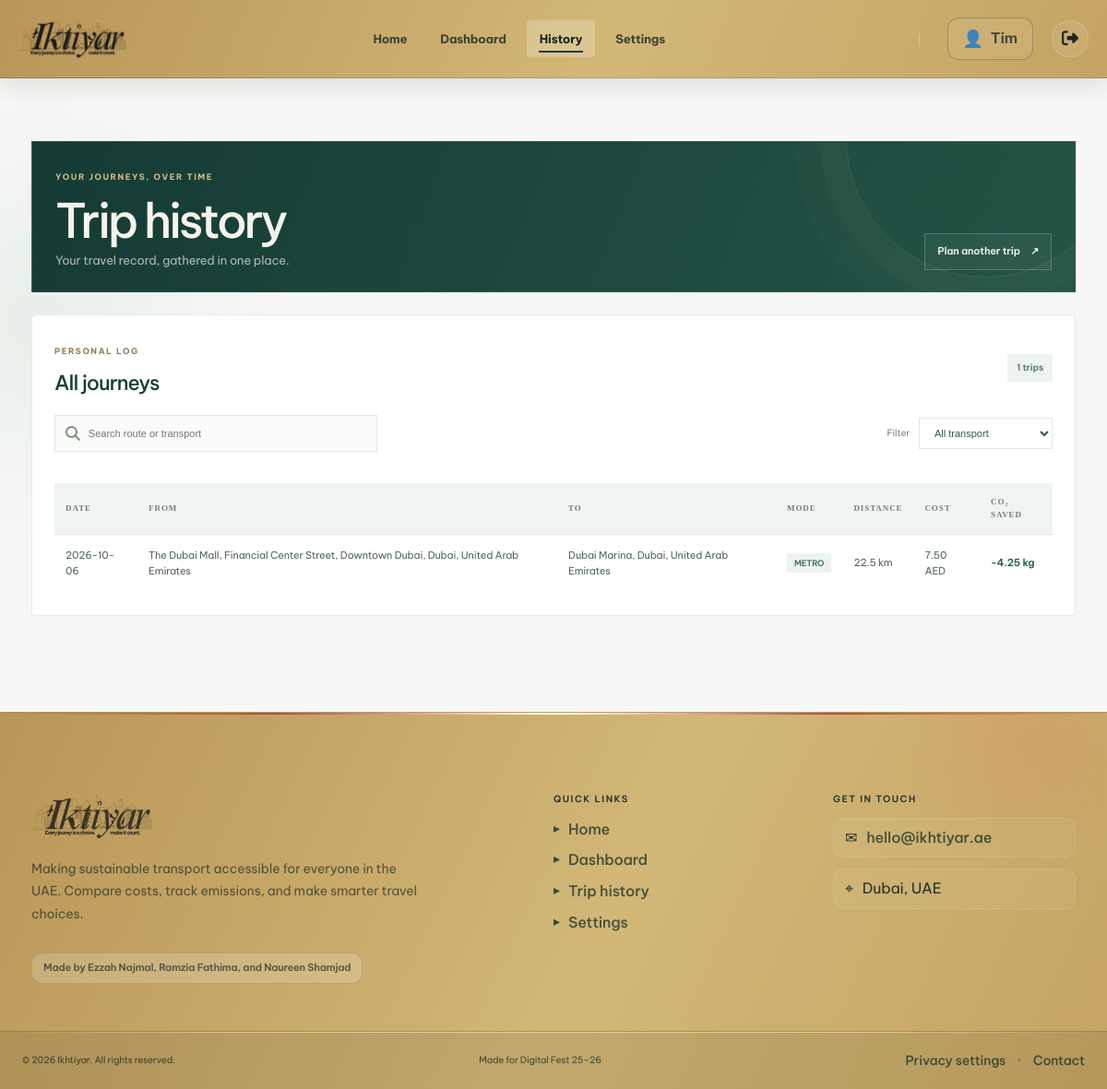
Screenshot of /history (signed in) with the database file from the repository.
### tables this page shows
CREATE TABLE trips (
                    trip_id INTEGER PRIMARY KEY AUTOINCREMENT,
                    user_id INTEGER NOT NULL,
                    origin_name TEXT NOT NULL,
                    origin_lat REAL,
                    origin_lon REAL,
                    destination_name TEXT NOT NULL,
                    destination_lat REAL,
                    destination_lon REAL,
                    chosen_transport TEXT NOT NULL,
                    chosen_cost REAL DEFAULT 0,
                    chosen_time REAL DEFAULT 0,
                    chosen_co2 REAL DEFAULT 0,
                    co2_saved REAL DEFAULT 0,
                    distance_km REAL DEFAULT 0,
                    trip_date DATE DEFAULT (date('now')),
                    trip_time TIME DEFAULT (time('now')),
                    FOREIGN KEY (user_id) REFERENCES users(id) ON DELETE CASCADE
                );

### app.py (the view)
@app.route('/history')
def history():
    if 'user_id' not in session:
        return redirect(url_for('login'))
    history = db.get_history(session['user_id'])
    return render_template('history.html', history=history, username=session['username'])

### database/db_manager.py (called while the page is built)
    def get_connection(self):
        if USING_POSTGRES:
            conn = psycopg2.connect(self.db_path)
            cursor = conn.cursor(cursor_factory=psycopg2_extras.RealDictCursor)
            return conn, cursor
        else:
            conn = sqlite3.connect(self.db_path)
            conn.row_factory = sqlite3.Row
            return conn, conn.cursor()

    def get_history(self, user_id):
        conn, cursor = self.get_connection()
        if USING_POSTGRES:
            cursor.execute('SELECT * FROM trips WHERE user_id = %s ORDER BY trip_date DESC, trip_time DESC', (user_id,))
        else:
            cursor.execute('SELECT * FROM trips WHERE user_id = ? ORDER BY trip_date DESC, trip_time DESC', (user_id,))
        trips = cursor.fetchall()
        cursor.close()
        conn.close()
        return [dict(row) for row in trips]

### templates/history.html (shortened to what this page needs)
<!DOCTYPE html>
<html lang="en">
<head>
    <link rel="stylesheet" href="{{ url_for('static', filename='css/style.css') }}">
    <link rel="stylesheet" href="{{ url_for('static', filename='css/theme-refresh.css') }}">
    <link rel="stylesheet" href="{{ url_for('static', filename='css/page-polish.css') }}">
    <link rel="stylesheet" href="https://cdnjs.cloudflare.com/ajax/libs/font-awesome/6.5.0/css/all.min.css">
</head>
<body class="history-page">
    <div class="page-wrapper">
        <nav class="navbar">
            <div class="container">
                <a href="/home" class="logo">
                    <picture class="brand-picture">
                        <source media="(max-width: 650px)" srcset="{{ url_for('static', filename='images/ikhtiyar-black.png') }}">
                        <img src="{{ url_for('static', filename='images/ikhtiyar-black.png') }}" alt="Ikhtiyar" onerror="this.style.display='none';this.parentElement.classList.add('logo-missing')">
                    </picture>
                </a>
                <div class="nav-links">
                    <a href="/home">Home</a>
                    <a href="/dashboard">Dashboard</a>
                    <a href="/history" class="active">History</a>
                    <a href="/settings">Settings</a>
                </div>
                <div class="nav-user-section">
                    <div class="nav-username">{{ username }}</div>
                    <a href="/logout" class="logout-link">
                        <i class="fas fa-sign-out-alt"></i>
                    </a>
                </div>
            </div>
        </nav>
        <main class="main-content">
            <div class="container">
                <header class="page-intro reveal-on-scroll"><div><span class="page-kicker">YOUR JOURNEYS, OVER TIME</span><h1>Trip history</h1><p>Your travel record, gathered in one place.</p></div><a class="quiet-link" href="/home">Plan another trip <span aria-hidden="true">↗</span></a></header>
                <div class="card">
                    <div class="history-heading"><div><span class="page-kicker">PERSONAL LOG</span><h2>All journeys</h2></div><span class="history-count" data-history-count>{{ history|length }} trips</span></div>
                    <div class="history-toolbar"><label class="history-search"><i class="fas fa-magnifying-glass" aria-hidden="true"></i><input type="search" placeholder="Search route or transport" aria-label="Search trips" data-history-search></label><label class="history-filter-label" for="history-mode">Filter</label><select id="history-mode" class="history-filter" data-history-mode aria-label="Filter trips by transport"><option value="all">All transport</option></select></div>
                    <div class="history-table-wrap"><table class="history-table">
                        <thead>
                            <tr>
                                <th>Date</th>
                                <th>From</th>
                                <th>To</th>
                                <th>Mode</th>
                                <th>Distance</th>
                                <th>Cost</th>
                                <th>CO₂ Saved</th>
                            </tr>
                        </thead>
                        <tbody>
                            {% for trip in history %}
                            <tr>
                                <td data-label="Date">{{ trip.trip_date }}</td>
                                <td data-label="From">{{ trip.origin_name }}</td>
                                <td data-label="To">{{ trip.destination_name }}</td>
                                <td data-label="Mode">
                                    <span class="transport-badge">{{ trip.chosen_transport.title() }}</span>
                                </td>
                                <td data-label="Distance">{{ "%.1f"|format(trip.distance_km) }} km</td>
                                <td data-label="Cost">{{ "%.2f"|format(trip.chosen_cost) }} AED</td>
                                <td data-label="CO₂ Saved">
                                    {% if trip.co2_saved > 0 %}
                                    <span class="co2-positive">-{{ "%.2f"|format(trip.co2_saved) }} kg</span>
                                    {% else %}
                                    <span class="co2-neutral">0 kg</span>
                                    {% endif %}
                                </td>
                            </tr>
                            {% else %}
                            <tr>
                                <td colspan="7" style="text-align: center;">No trips recorded yet.</td>
                            </tr>
                            {% endfor %}
                        </tbody>
                    </table></div>
                </div>
            </div>
        </main>
        {% include 'components/footer.html' %}
    </div>
</body>
</html>

### templates/components/footer.html
<footer class="footer site-footer">
    <div class="footer-content">
        <div class="footer-column footer-brand-column">
            <a class="footer-logo" href="{{ url_for('landing') }}" aria-label="Ikhtiyar home">
                <img src="{{ url_for('static', filename='images/ikhtiyar-black.png') }}" alt="Ikhtiyar" onerror="this.style.display='none';this.parentElement.classList.add('logo-missing')">
            </a>
            <p class="footer-tagline">Making sustainable transport accessible for everyone in the UAE. Compare costs, track emissions, and make smarter travel choices.</p>
            <p class="footer-uae">Made by Ezzah Najmal, Ramzia Fathima, and Naureen Shamjad</p>
        </div>
        <div class="footer-column">
            <h4>Quick links</h4>
            <ul>
                <li><a href="{{ url_for('landing') if not session.get('user_id') else url_for('index') }}">Home</a></li>
                {% if session.get('user_id') %}
                    <li><a href="{{ url_for('dashboard') }}">Dashboard</a></li>
                    <li><a href="{{ url_for('history') }}">Trip history</a></li>
                    <li><a href="{{ url_for('settings') }}">Settings</a></li>
                {% else %}
                    <li><a href="{{ url_for('login') }}">Sign in</a></li>
                    <li><a href="{{ url_for('register') }}">Create an account</a></li>
                {% endif %}
            </ul>
        </div>
        <div class="footer-column">
            <h4>Get in touch</h4>
            <div class="contact-info">
                <div class="contact-item"><span aria-hidden="true">✉</span><a href="mailto:hello@ikhtiyar.ae">hello@ikhtiyar.ae</a></div>
                <div class="contact-item"><span aria-hidden="true">⌖</span><span>Dubai, UAE</span></div>
            </div>
        </div>
    </div>
    <div class="footer-bottom">
        <div class="footer-bottom-content">
            <div class="footer-bottom-section"><span>© 2026 Ikhtiyar. All rights reserved.</span></div>
            <div class="footer-bottom-section"><span>Made for Digital Fest 25–26</span></div>
            <div class="footer-bottom-section">
                {% if session.get('user_id') %}<a href="{{ url_for('settings', tab='privacy') }}">Privacy settings</a>{% else %}<a href="{{ url_for('login') }}">Privacy settings</a>{% endif %}
                <span class="footer-divider" aria-hidden="true">•</span>
                <a href="mailto:hello@ikhtiyar.ae">Contact</a>
            </div>
        </div>
    </div>
</footer>

### static/css/page-polish.css (style rules this page uses)
.page-wrapper { background:#f7f8f6; }
.page-wrapper .main-content { padding:38px 0 72px; }
.page-wrapper .main-content>.container { max-width:1180px; }
.page-intro { display:flex;align-items:flex-end;justify-content:space-between;gap:25px;margin:0 0 29px;padding:0 0 24px;border-bottom:1px solid #e1e8e3; }
.page-intro h1 { margin:10px 0 6px;font-size:clamp(35px,4.3vw,54px);font-weight:500;line-height:1.04;letter-spacing:-.065em;color:#193d36; }
.page-intro p { margin:0;color:#738078;font-size:13px; }
.page-kicker { color:#927c54;font-size:9px;font-weight:700;letter-spacing:.17em; }
.quiet-link { display:inline-flex;align-items:center;gap:11px;padding:10px 13px;color:#315d52;font-size:11px;font-weight:600;border:1px solid #dce6df;white-space:nowrap;transition:background .2s,border .2s,transform .2s; }
.history-page .main-content>.container>.card { padding:24px;background:#fff;border:1px solid #e6ece7;border-radius:4px;box-shadow:none; }
.history-heading { display:flex;align-items:center;justify-content:space-between;gap:18px;margin-bottom:17px; }
.history-heading h2 { margin:6px 0 0;font-size:22px;font-weight:500;letter-spacing:-.04em; }
.history-count { color:#5b7468;background:#edf4f0;padding:7px 10px;font-size:10px;font-weight:600;white-space:nowrap; }
.history-toolbar { display:flex;align-items:center;gap:10px;margin-bottom:14px; }
.history-search { display:flex;align-items:center;gap:9px;max-width:350px;flex:1;padding:0 11px;border:1px solid #e0e8e2;background:#fbfcfa;color:#829087;transition:border-color .2s,box-shadow .2s; }
.history-search input { width:100%;min-height:38px;padding:7px 0;border:0!important;outline:0!important;box-shadow:none!important;background:transparent;font-size:11px; }
.history-filter-label { margin-left:auto;color:#77847d;font-size:10px; }
.history-filter { min-width:145px;padding:9px 12px;border:1px solid #e0e8e2;border-radius:0;background:#fff;color:#36554a;font-size:11px; }
.history-table-wrap { overflow:auto; }
.history-page .history-table { min-width:760px;box-shadow:none;border-radius:0; }
.history-page .history-table th { padding:13px 12px;background:#f0f4f1;color:#728078;font-size:9px;font-weight:700;letter-spacing:.1em;text-transform:uppercase;border-bottom:1px solid #e3e9e4; }
.history-page .history-table td { padding:14px 12px;color:#53665c;font-size:11px;border-bottom:1px solid #edf0ed; }
.history-page .history-table tr { transition:background .2s; }
.history-page .history-table tr:last-child td { border-bottom:0; }
.history-page .transport-badge { padding:5px 8px;border-radius:2px;background:#edf4f0;color:#426c5e;font-size:9px;font-weight:600; }
.history-page .co2-positive { color:#3b8064;font-weight:600; }
.page-wrapper .main-content { position:relative; isolation:isolate; }
.page-wrapper .main-content::before { content:"";position:absolute;z-index:-1;left:-220px;top:0;width:520px;height:520px;pointer-events:none;background:radial-gradient(circle,rgba(104,151,124,.10),transparent 68%);animation:page-glow-drift 18s ease-in-out infinite alternate; }
.page-wrapper .page-intro { position:relative;overflow:hidden;isolation:isolate;padding:23px 25px;margin-bottom:24px;border:1px solid rgba(255,255,255,.08);background:linear-gradient(112deg,#153b34,#245446); }
.page-wrapper .page-intro::after { content:"";position:absolute;z-index:-1;right:-54px;top:-155px;width:300px;height:300px;border:1px solid rgba(212,187,140,.14);border-radius:50%;box-shadow:0 0 0 28px rgba(212,187,140,.025),0 0 0 58px rgba(212,187,140,.02);animation:page-orbit 56s linear infinite; }
.page-wrapper .page-intro h1 { color:#f5f3ec; }
.page-wrapper .page-intro p { color:rgba(245,243,236,.68); }
.page-wrapper .page-intro .page-kicker { color:#d4bb8c; }
.page-wrapper .page-intro .quiet-link { position:relative;z-index:1;color:#f5f3ec;border-color:rgba(255,255,255,.2);background:rgba(255,255,255,.04); }

### rows the page displays
trips: trip_date "2026-10-06", origin_name "The Dubai Mall, Financial Center Street, Downtown Dubai, Dubai, United Arab Emirates", destination_name "Dubai Marina, Dubai, United Arab Emirates", chosen_transport "METRO", distance_km "22.5", chosen_cost "7.50", co2_saved "4.25"

### other values shown
{{ username }} "Tim"
{{ history|length }} "1"
